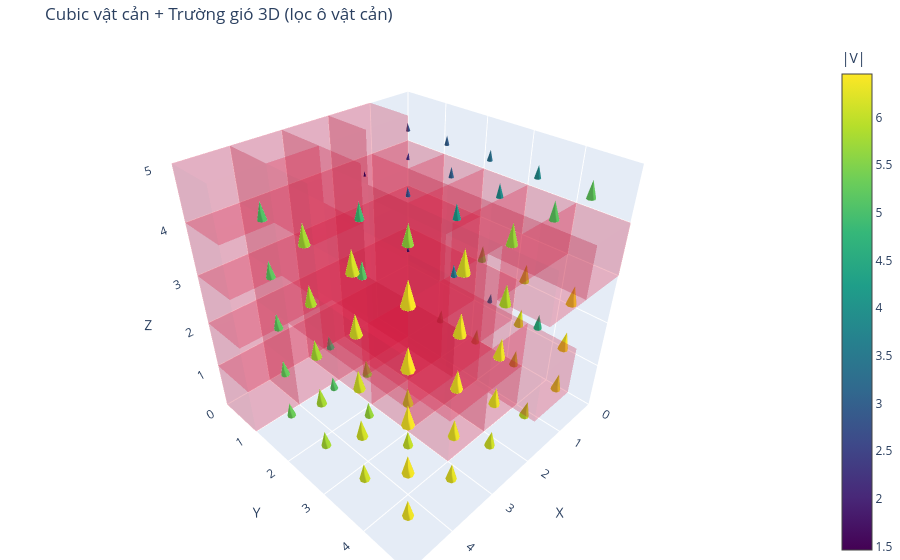

Here is the notebook cell this chart was saved with:
### Code cell
# Draw cubic + 3D wind field for all cells (based on current shape)
nx, ny, nz = grid_5x5x5.shape  # currently (10, 10, 10)

# Build a coordinate grid with the correct shape
X, Y, Z = np.meshgrid(np.arange(nx), np.arange(ny), np.arange(nz), indexing="ij")
x = X.ravel()
y = Y.ravel()
z = Z.ravel()

# Wind vectors
u = wind_5x5x5[..., 0].ravel()
v = wind_5x5x5[..., 1].ravel()
w = wind_5x5x5[..., 2].ravel()

# Filter free cells (not obstacles)
mask = (grid_5x5x5.ravel() <= 0)

# Place cones at cell centers
x_c = x + 0.5
y_c = y + 0.5
z_c = z + 0.5

fig = go.Figure()

# 1) Draw obstacle cubes
occ_idx = np.argwhere(grid_5x5x5 > 0)
for xi, yi, zi in occ_idx:
    add_cube(fig, xi, yi, zi, size=1.0, color="crimson", opacity=0.15)

# 2) Draw wind cones in free cells
fig.add_trace(go.Cone(
    x=x_c[mask], y=y_c[mask], z=z_c[mask],
    u=u[mask], v=v[mask], w=w[mask],
    colorscale="Viridis",
    sizemode="absolute",
    sizeref=2.5,
    anchor="cm",
    colorbar=dict(title="|V|")
))

fig.update_layout(
    title="Obstacle cubes + 3D wind field (obstacles filtered)",
    scene=dict(
        xaxis=dict(title="X", range=[0, nx], dtick=1),
        yaxis=dict(title="Y", range=[0, ny], dtick=1),
        zaxis=dict(title="Z", range=[0, nz], dtick=1),
        aspectmode="cube"
    ),
    margin=dict(l=0, r=0, b=0, t=40)
)

fig.show()

### Figure 1 — Plotly figure (JSON) as saved in the notebook; plotly's stock layout.template omitted (floating-point values rounded to 4 significant figures)
{"data": [{"color": "crimson", "flatshading": true, "i": [0, 0, 4, 4, 0, 0, 1, 1, 2, 2, 3, 3], "j": [1, 2, 5, 6, 1, 5, 2, 6, 3, 7, 0, 4], "k": [2, 3, 6, 7, 5, 4, 6, 5, 7, 6, 4, 7], "opacity": 0.15, "showscale": false, "type": "mesh3d", "x": [0, 1, 1, 0, 0, 1, 1, 0], "y": [0, 0, 1, 1, 0, 0, 1, 1], "z": [1, 1, 1, 1, 2, 2, 2, 2]}, {"color": "crimson", "flatshading": true, "i": [0, 0, 4, 4, 0, 0, 1, 1, 2, 2, 3, 3], "j": [1, 2, 5, 6, 1, 5, 2, 6, 3, 7, 0, 4], "k": [2, 3, 6, 7, 5, 4, 6, 5, 7, 6, 4, 7], "opacity": 0.15, "showscale": false, "type": "mesh3d", "x": [0, 1, 1, 0, 0, 1, 1, 0], "y": [0, 0, 1, 1, 0, 0, 1, 1], "z": [2, 2, 2, 2, 3, 3, 3, 3]}, {"color": "crimson", "flatshading": true, "i": [0, 0, 4, 4, 0, 0, 1, 1, 2, 2, 3, 3], "j": [1, 2, 5, 6, 1, 5, 2, 6, 3, 7, 0, 4], "k": [2, 3, 6, 7, 5, 4, 6, 5, 7, 6, 4, 7], "opacity": 0.15, "showscale": false, "type": "mesh3d", "x": [0, 1, 1, 0, 0, 1, 1, 0], "y": [0, 0, 1, 1, 0, 0, 1, 1], "z": [3, 3, 3, 3, 4, 4, 4, 4]}, {"color": "crimson", "flatshading": true, "i": [0, 0, 4, 4, 0, 0, 1, 1, 2, 2, 3, 3], "j": [1, 2, 5, 6, 1, 5, 2, 6, 3, 7, 0, 4], "k": [2, 3, 6, 7, 5, 4, 6, 5, 7, 6, 4, 7], "opacity": 0.15, "showscale": false, "type": "mesh3d", "x": [0, 1, 1, 0, 0, 1, 1, 0], "y": [1, 1, 2, 2, 1, 1, 2, 2], "z": [1, 1, 1, 1, 2, 2, 2, 2]}, {"color": "crimson", "flatshading": true, "i": [0, 0, 4, 4, 0, 0, 1, 1, 2, 2, 3, 3], "j": [1, 2, 5, 6, 1, 5, 2, 6, 3, 7, 0, 4], "k": [2, 3, 6, 7, 5, 4, 6, 5, 7, 6, 4, 7], "opacity": 0.15, "showscale": false, "type": "mesh3d", "x": [0, 1, 1, 0, 0, 1, 1, 0], "y": [1, 1, 2, 2, 1, 1, 2, 2], "z": [2, 2, 2, 2, 3, 3, 3, 3]}, {"color": "crimson", "flatshading": true, "i": [0, 0, 4, 4, 0, 0, 1, 1, 2, 2, 3, 3], "j": [1, 2, 5, 6, 1, 5, 2, 6, 3, 7, 0, 4], "k": [2, 3, 6, 7, 5, 4, 6, 5, 7, 6, 4, 7], "opacity": 0.15, "showscale": false, "type": "mesh3d", "x": [0, 1, 1, 0, 0, 1, 1, 0], "y": [1, 1, 2, 2, 1, 1, 2, 2], "z": [3, 3, 3, 3, 4, 4, 4, 4]}, {"color": "crimson", "flatshading": true, "i": [0, 0, 4, 4, 0, 0, 1, 1, 2, 2, 3, 3], "j": [1, 2, 5, 6, 1, 5, 2, 6, 3, 7, 0, 4], "k": [2, 3, 6, 7, 5, 4, 6, 5, 7, 6, 4, 7], "opacity": 0.15, "showscale": false, "type": "mesh3d", "x": [0, 1, 1, 0, 0, 1, 1, 0], "y": [2, 2, 3, 3, 2, 2, 3, 3], "z": [1, 1, 1, 1, 2, 2, 2, 2]}, {"color": "crimson", "flatshading": true, "i": [0, 0, 4, 4, 0, 0, 1, 1, 2, 2, 3, 3], "j": [1, 2, 5, 6, 1, 5, 2, 6, 3, 7, 0, 4], "k": [2, 3, 6, 7, 5, 4, 6, 5, 7, 6, 4, 7], "opacity": 0.15, "showscale": false, "type": "mesh3d", "x": [0, 1, 1, 0, 0, 1, 1, 0], "y": [2, 2, 3, 3, 2, 2, 3, 3], "z": [3, 3, 3, 3, 4, 4, 4, 4]}, {"color": "crimson", "flatshading": true, "i": [0, 0, 4, 4, 0, 0, 1, 1, 2, 2, 3, 3], "j": [1, 2, 5, 6, 1, 5, 2, 6, 3, 7, 0, 4], "k": [2, 3, 6, 7, 5, 4, 6, 5, 7, 6, 4, 7], "opacity": 0.15, "showscale": false, "type": "mesh3d", "x": [0, 1, 1, 0, 0, 1, 1, 0], "y": [3, 3, 4, 4, 3, 3, 4, 4], "z": [3, 3, 3, 3, 4, 4, 4, 4]}, {"color": "crimson", "flatshading": true, "i": [0, 0, 4, 4, 0, 0, 1, 1, 2, 2, 3, 3], "j": [1, 2, 5, 6, 1, 5, 2, 6, 3, 7, 0, 4], "k": [2, 3, 6, 7, 5, 4, 6, 5, 7, 6, 4, 7], "opacity": 0.15, "showscale": false, "type": "mesh3d", "x": [0, 1, 1, 0, 0, 1, 1, 0], "y": [4, 4, 5, 5, 4, 4, 5, 5], "z": [3, 3, 3, 3, 4, 4, 4, 4]}, {"color": "crimson", "flatshading": true, "i": [0, 0, 4, 4, 0, 0, 1, 1, 2, 2, 3, 3], "j": [1, 2, 5, 6, 1, 5, 2, 6, 3, 7, 0, 4], "k": [2, 3, 6, 7, 5, 4, 6, 5, 7, 6, 4, 7], "opacity": 0.15, "showscale": false, "type": "mesh3d", "x": [1, 2, 2, 1, 1, 2, 2, 1], "y": [0, 0, 1, 1, 0, 0, 1, 1], "z": [0, 0, 0, 0, 1, 1, 1, 1]}, {"color": "crimson", "flatshading": true, "i": [0, 0, 4, 4, 0, 0, 1, 1, 2, 2, 3, 3], "j": [1, 2, 5, 6, 1, 5, 2, 6, 3, 7, 0, 4], "k": [2, 3, 6, 7, 5, 4, 6, 5, 7, 6, 4, 7], "opacity": 0.15, "showscale": false, "type": "mesh3d", "x": [1, 2, 2, 1, 1, 2, 2, 1], "y": [0, 0, 1, 1, 0, 0, 1, 1], "z": [1, 1, 1, 1, 2, 2, 2, 2]}, {"color": "crimson", "flatshading": true, "i": [0, 0, 4, 4, 0, 0, 1, 1, 2, 2, 3, 3], "j": [1, 2, 5, 6, 1, 5, 2, 6, 3, 7, 0, 4], "k": [2, 3, 6, 7, 5, 4, 6, 5, 7, 6, 4, 7], "opacity": 0.15, "showscale": false, "type": "mesh3d", "x": [1, 2, 2, 1, 1, 2, 2, 1], "y": [0, 0, 1, 1, 0, 0, 1, 1], "z": [2, 2, 2, 2, 3, 3, 3, 3]}, {"color": "crimson", "flatshading": true, "i": [0, 0, 4, 4, 0, 0, 1, 1, 2, 2, 3, 3], "j": [1, 2, 5, 6, 1, 5, 2, 6, 3, 7, 0, 4], "k": [2, 3, 6, 7, 5, 4, 6, 5, 7, 6, 4, 7], "opacity": 0.15, "showscale": false, "type": "mesh3d", "x": [1, 2, 2, 1, 1, 2, 2, 1], "y": [0, 0, 1, 1, 0, 0, 1, 1], "z": [3, 3, 3, 3, 4, 4, 4, 4]}, {"color": "crimson", "flatshading": true, "i": [0, 0, 4, 4, 0, 0, 1, 1, 2, 2, 3, 3], "j": [1, 2, 5, 6, 1, 5, 2, 6, 3, 7, 0, 4], "k": [2, 3, 6, 7, 5, 4, 6, 5, 7, 6, 4, 7], "opacity": 0.15, "showscale": false, "type": "mesh3d", "x": [1, 2, 2, 1, 1, 2, 2, 1], "y": [0, 0, 1, 1, 0, 0, 1, 1], "z": [4, 4, 4, 4, 5, 5, 5, 5]}, {"color": "crimson", "flatshading": true, "i": [0, 0, 4, 4, 0, 0, 1, 1, 2, 2, 3, 3], "j": [1, 2, 5, 6, 1, 5, 2, 6, 3, 7, 0, 4], "k": [2, 3, 6, 7, 5, 4, 6, 5, 7, 6, 4, 7], "opacity": 0.15, "showscale": false, "type": "mesh3d", "x": [1, 2, 2, 1, 1, 2, 2, 1], "y": [1, 1, 2, 2, 1, 1, 2, 2], "z": [0, 0, 0, 0, 1, 1, 1, 1]}, {"color": "crimson", "flatshading": true, "i": [0, 0, 4, 4, 0, 0, 1, 1, 2, 2, 3, 3], "j": [1, 2, 5, 6, 1, 5, 2, 6, 3, 7, 0, 4], "k": [2, 3, 6, 7, 5, 4, 6, 5, 7, 6, 4, 7], "opacity": 0.15, "showscale": false, "type": "mesh3d", "x": [1, 2, 2, 1, 1, 2, 2, 1], "y": [1, 1, 2, 2, 1, 1, 2, 2], "z": [1, 1, 1, 1, 2, 2, 2, 2]}, {"color": "crimson", "flatshading": true, "i": [0, 0, 4, 4, 0, 0, 1, 1, 2, 2, 3, 3], "j": [1, 2, 5, 6, 1, 5, 2, 6, 3, 7, 0, 4], "k": [2, 3, 6, 7, 5, 4, 6, 5, 7, 6, 4, 7], "opacity": 0.15, "showscale": false, "type": "mesh3d", "x": [1, 2, 2, 1, 1, 2, 2, 1], "y": [1, 1, 2, 2, 1, 1, 2, 2], "z": [2, 2, 2, 2, 3, 3, 3, 3]}, {"color": "crimson", "flatshading": true, "i": [0, 0, 4, 4, 0, 0, 1, 1, 2, 2, 3, 3], "j": [1, 2, 5, 6, 1, 5, 2, 6, 3, 7, 0, 4], "k": [2, 3, 6, 7, 5, 4, 6, 5, 7, 6, 4, 7], "opacity": 0.15, "showscale": false, "type": "mesh3d", "x": [1, 2, 2, 1, 1, 2, 2, 1], "y": [1, 1, 2, 2, 1, 1, 2, 2], "z": [3, 3, 3, 3, 4, 4, 4, 4]}, {"color": "crimson", "flatshading": true, "i": [0, 0, 4, 4, 0, 0, 1, 1, 2, 2, 3, 3], "j": [1, 2, 5, 6, 1, 5, 2, 6, 3, 7, 0, 4], "k": [2, 3, 6, 7, 5, 4, 6, 5, 7, 6, 4, 7], "opacity": 0.15, "showscale": false, "type": "mesh3d", "x": [1, 2, 2, 1, 1, 2, 2, 1], "y": [2, 2, 3, 3, 2, 2, 3, 3], "z": [0, 0, 0, 0, 1, 1, 1, 1]}, {"color": "crimson", "flatshading": true, "i": [0, 0, 4, 4, 0, 0, 1, 1, 2, 2, 3, 3], "j": [1, 2, 5, 6, 1, 5, 2, 6, 3, 7, 0, 4], "k": [2, 3, 6, 7, 5, 4, 6, 5, 7, 6, 4, 7], "opacity": 0.15, "showscale": false, "type": "mesh3d", "x": [1, 2, 2, 1, 1, 2, 2, 1], "y": [2, 2, 3, 3, 2, 2, 3, 3], "z": [1, 1, 1, 1, 2, 2, 2, 2]}, {"color": "crimson", "flatshading": true, "i": [0, 0, 4, 4, 0, 0, 1, 1, 2, 2, 3, 3], "j": [1, 2, 5, 6, 1, 5, 2, 6, 3, 7, 0, 4], "k": [2, 3, 6, 7, 5, 4, 6, 5, 7, 6, 4, 7], "opacity": 0.15, "showscale": false, "type": "mesh3d", "x": [1, 2, 2, 1, 1, 2, 2, 1], "y": [2, 2, 3, 3, 2, 2, 3, 3], "z": [2, 2, 2, 2, 3, 3, 3, 3]}, {"color": "crimson", "flatshading": true, "i": [0, 0, 4, 4, 0, 0, 1, 1, 2, 2, 3, 3], "j": [1, 2, 5, 6, 1, 5, 2, 6, 3, 7, 0, 4], "k": [2, 3, 6, 7, 5, 4, 6, 5, 7, 6, 4, 7], "opacity": 0.15, "showscale": false, "type": "mesh3d", "x": [1, 2, 2, 1, 1, 2, 2, 1], "y": [2, 2, 3, 3, 2, 2, 3, 3], "z": [3, 3, 3, 3, 4, 4, 4, 4]}, {"color": "crimson", "flatshading": true, "i": [0, 0, 4, 4, 0, 0, 1, 1, 2, 2, 3, 3], "j": [1, 2, 5, 6, 1, 5, 2, 6, 3, 7, 0, 4], "k": [2, 3, 6, 7, 5, 4, 6, 5, 7, 6, 4, 7], "opacity": 0.15, "showscale": false, "type": "mesh3d", "x": [1, 2, 2, 1, 1, 2, 2, 1], "y": [3, 3, 4, 4, 3, 3, 4, 4], "z": [0, 0, 0, 0, 1, 1, 1, 1]}, {"color": "crimson", "flatshading": true, "i": [0, 0, 4, 4, 0, 0, 1, 1, 2, 2, 3, 3], "j": [1, 2, 5, 6, 1, 5, 2, 6, 3, 7, 0, 4], "k": [2, 3, 6, 7, 5, 4, 6, 5, 7, 6, 4, 7], "opacity": 0.15, "showscale": false, "type": "mesh3d", "x": [1, 2, 2, 1, 1, 2, 2, 1], "y": [3, 3, 4, 4, 3, 3, 4, 4], "z": [1, 1, 1, 1, 2, 2, 2, 2]}, {"color": "crimson", "flatshading": true, "i": [0, 0, 4, 4, 0, 0, 1, 1, 2, 2, 3, 3], "j": [1, 2, 5, 6, 1, 5, 2, 6, 3, 7, 0, 4], "k": [2, 3, 6, 7, 5, 4, 6, 5, 7, 6, 4, 7], "opacity": 0.15, "showscale": false, "type": "mesh3d", "x": [1, 2, 2, 1, 1, 2, 2, 1], "y": [3, 3, 4, 4, 3, 3, 4, 4], "z": [3, 3, 3, 3, 4, 4, 4, 4]}, {"color": "crimson", "flatshading": true, "i": [0, 0, 4, 4, 0, 0, 1, 1, 2, 2, 3, 3], "j": [1, 2, 5, 6, 1, 5, 2, 6, 3, 7, 0, 4], "k": [2, 3, 6, 7, 5, 4, 6, 5, 7, 6, 4, 7], "opacity": 0.15, "showscale": false, "type": "mesh3d", "x": [1, 2, 2, 1, 1, 2, 2, 1], "y": [4, 4, 5, 5, 4, 4, 5, 5], "z": [1, 1, 1, 1, 2, 2, 2, 2]}, {"color": "crimson", "flatshading": true, "i": [0, 0, 4, 4, 0, 0, 1, 1, 2, 2, 3, 3], "j": [1, 2, 5, 6, 1, 5, 2, 6, 3, 7, 0, 4], "k": [2, 3, 6, 7, 5, 4, 6, 5, 7, 6, 4, 7], "opacity": 0.15, "showscale": false, "type": "mesh3d", "x": [1, 2, 2, 1, 1, 2, 2, 1], "y": [4, 4, 5, 5, 4, 4, 5, 5], "z": [3, 3, 3, 3, 4, 4, 4, 4]}, {"color": "crimson", "flatshading": true, "i": [0, 0, 4, 4, 0, 0, 1, 1, 2, 2, 3, 3], "j": [1, 2, 5, 6, 1, 5, 2, 6, 3, 7, 0, 4], "k": [2, 3, 6, 7, 5, 4, 6, 5, 7, 6, 4, 7], "opacity": 0.15, "showscale": false, "type": "mesh3d", "x": [2, 3, 3, 2, 2, 3, 3, 2], "y": [0, 0, 1, 1, 0, 0, 1, 1], "z": [0, 0, 0, 0, 1, 1, 1, 1]}, {"color": "crimson", "flatshading": true, "i": [0, 0, 4, 4, 0, 0, 1, 1, 2, 2, 3, 3], "j": [1, 2, 5, 6, 1, 5, 2, 6, 3, 7, 0, 4], "k": [2, 3, 6, 7, 5, 4, 6, 5, 7, 6, 4, 7], "opacity": 0.15, "showscale": false, "type": "mesh3d", "x": [2, 3, 3, 2, 2, 3, 3, 2], "y": [0, 0, 1, 1, 0, 0, 1, 1], "z": [1, 1, 1, 1, 2, 2, 2, 2]}, {"color": "crimson", "flatshading": true, "i": [0, 0, 4, 4, 0, 0, 1, 1, 2, 2, 3, 3], "j": [1, 2, 5, 6, 1, 5, 2, 6, 3, 7, 0, 4], "k": [2, 3, 6, 7, 5, 4, 6, 5, 7, 6, 4, 7], "opacity": 0.15, "showscale": false, "type": "mesh3d", "x": [2, 3, 3, 2, 2, 3, 3, 2], "y": [0, 0, 1, 1, 0, 0, 1, 1], "z": [2, 2, 2, 2, 3, 3, 3, 3]}, {"color": "crimson", "flatshading": true, "i": [0, 0, 4, 4, 0, 0, 1, 1, 2, 2, 3, 3], "j": [1, 2, 5, 6, 1, 5, 2, 6, 3, 7, 0, 4], "k": [2, 3, 6, 7, 5, 4, 6, 5, 7, 6, 4, 7], "opacity": 0.15, "showscale": false, "type": "mesh3d", "x": [2, 3, 3, 2, 2, 3, 3, 2], "y": [0, 0, 1, 1, 0, 0, 1, 1], "z": [3, 3, 3, 3, 4, 4, 4, 4]}, {"color": "crimson", "flatshading": true, "i": [0, 0, 4, 4, 0, 0, 1, 1, 2, 2, 3, 3], "j": [1, 2, 5, 6, 1, 5, 2, 6, 3, 7, 0, 4], "k": [2, 3, 6, 7, 5, 4, 6, 5, 7, 6, 4, 7], "opacity": 0.15, "showscale": false, "type": "mesh3d", "x": [2, 3, 3, 2, 2, 3, 3, 2], "y": [0, 0, 1, 1, 0, 0, 1, 1], "z": [4, 4, 4, 4, 5, 5, 5, 5]}, {"color": "crimson", "flatshading": true, "i": [0, 0, 4, 4, 0, 0, 1, 1, 2, 2, 3, 3], "j": [1, 2, 5, 6, 1, 5, 2, 6, 3, 7, 0, 4], "k": [2, 3, 6, 7, 5, 4, 6, 5, 7, 6, 4, 7], "opacity": 0.15, "showscale": false, "type": "mesh3d", "x": [2, 3, 3, 2, 2, 3, 3, 2], "y": [1, 1, 2, 2, 1, 1, 2, 2], "z": [0, 0, 0, 0, 1, 1, 1, 1]}, {"color": "crimson", "flatshading": true, "i": [0, 0, 4, 4, 0, 0, 1, 1, 2, 2, 3, 3], "j": [1, 2, 5, 6, 1, 5, 2, 6, 3, 7, 0, 4], "k": [2, 3, 6, 7, 5, 4, 6, 5, 7, 6, 4, 7], "opacity": 0.15, "showscale": false, "type": "mesh3d", "x": [2, 3, 3, 2, 2, 3, 3, 2], "y": [1, 1, 2, 2, 1, 1, 2, 2], "z": [1, 1, 1, 1, 2, 2, 2, 2]}, {"color": "crimson", "flatshading": true, "i": [0, 0, 4, 4, 0, 0, 1, 1, 2, 2, 3, 3], "j": [1, 2, 5, 6, 1, 5, 2, 6, 3, 7, 0, 4], "k": [2, 3, 6, 7, 5, 4, 6, 5, 7, 6, 4, 7], "opacity": 0.15, "showscale": false, "type": "mesh3d", "x": [2, 3, 3, 2, 2, 3, 3, 2], "y": [1, 1, 2, 2, 1, 1, 2, 2], "z": [2, 2, 2, 2, 3, 3, 3, 3]}, {"color": "crimson", "flatshading": true, "i": [0, 0, 4, 4, 0, 0, 1, 1, 2, 2, 3, 3], "j": [1, 2, 5, 6, 1, 5, 2, 6, 3, 7, 0, 4], "k": [2, 3, 6, 7, 5, 4, 6, 5, 7, 6, 4, 7], "opacity": 0.15, "showscale": false, "type": "mesh3d", "x": [2, 3, 3, 2, 2, 3, 3, 2], "y": [1, 1, 2, 2, 1, 1, 2, 2], "z": [3, 3, 3, 3, 4, 4, 4, 4]}, {"color": "crimson", "flatshading": true, "i": [0, 0, 4, 4, 0, 0, 1, 1, 2, 2, 3, 3], "j": [1, 2, 5, 6, 1, 5, 2, 6, 3, 7, 0, 4], "k": [2, 3, 6, 7, 5, 4, 6, 5, 7, 6, 4, 7], "opacity": 0.15, "showscale": false, "type": "mesh3d", "x": [2, 3, 3, 2, 2, 3, 3, 2], "y": [2, 2, 3, 3, 2, 2, 3, 3], "z": [0, 0, 0, 0, 1, 1, 1, 1]}, {"color": "crimson", "flatshading": true, "i": [0, 0, 4, 4, 0, 0, 1, 1, 2, 2, 3, 3], "j": [1, 2, 5, 6, 1, 5, 2, 6, 3, 7, 0, 4], "k": [2, 3, 6, 7, 5, 4, 6, 5, 7, 6, 4, 7], "opacity": 0.15, "showscale": false, "type": "mesh3d", "x": [2, 3, 3, 2, 2, 3, 3, 2], "y": [2, 2, 3, 3, 2, 2, 3, 3], "z": [1, 1, 1, 1, 2, 2, 2, 2]}, {"color": "crimson", "flatshading": true, "i": [0, 0, 4, 4, 0, 0, 1, 1, 2, 2, 3, 3], "j": [1, 2, 5, 6, 1, 5, 2, 6, 3, 7, 0, 4], "k": [2, 3, 6, 7, 5, 4, 6, 5, 7, 6, 4, 7], "opacity": 0.15, "showscale": false, "type": "mesh3d", "x": [2, 3, 3, 2, 2, 3, 3, 2], "y": [2, 2, 3, 3, 2, 2, 3, 3], "z": [2, 2, 2, 2, 3, 3, 3, 3]}, {"color": "crimson", "flatshading": true, "i": [0, 0, 4, 4, 0, 0, 1, 1, 2, 2, 3, 3], "j": [1, 2, 5, 6, 1, 5, 2, 6, 3, 7, 0, 4], "k": [2, 3, 6, 7, 5, 4, 6, 5, 7, 6, 4, 7], "opacity": 0.15, "showscale": false, "type": "mesh3d", "x": [2, 3, 3, 2, 2, 3, 3, 2], "y": [3, 3, 4, 4, 3, 3, 4, 4], "z": [0, 0, 0, 0, 1, 1, 1, 1]}, {"color": "crimson", "flatshading": true, "i": [0, 0, 4, 4, 0, 0, 1, 1, 2, 2, 3, 3], "j": [1, 2, 5, 6, 1, 5, 2, 6, 3, 7, 0, 4], "k": [2, 3, 6, 7, 5, 4, 6, 5, 7, 6, 4, 7], "opacity": 0.15, "showscale": false, "type": "mesh3d", "x": [2, 3, 3, 2, 2, 3, 3, 2], "y": [3, 3, 4, 4, 3, 3, 4, 4], "z": [1, 1, 1, 1, 2, 2, 2, 2]}, {"color": "crimson", "flatshading": true, "i": [0, 0, 4, 4, 0, 0, 1, 1, 2, 2, 3, 3], "j": [1, 2, 5, 6, 1, 5, 2, 6, 3, 7, 0, 4], "k": [2, 3, 6, 7, 5, 4, 6, 5, 7, 6, 4, 7], "opacity": 0.15, "showscale": false, "type": "mesh3d", "x": [2, 3, 3, 2, 2, 3, 3, 2], "y": [3, 3, 4, 4, 3, 3, 4, 4], "z": [2, 2, 2, 2, 3, 3, 3, 3]}, {"color": "crimson", "flatshading": true, "i": [0, 0, 4, 4, 0, 0, 1, 1, 2, 2, 3, 3], "j": [1, 2, 5, 6, 1, 5, 2, 6, 3, 7, 0, 4], "k": [2, 3, 6, 7, 5, 4, 6, 5, 7, 6, 4, 7], "opacity": 0.15, "showscale": false, "type": "mesh3d", "x": [3, 4, 4, 3, 3, 4, 4, 3], "y": [0, 0, 1, 1, 0, 0, 1, 1], "z": [0, 0, 0, 0, 1, 1, 1, 1]}, {"color": "crimson", "flatshading": true, "i": [0, 0, 4, 4, 0, 0, 1, 1, 2, 2, 3, 3], "j": [1, 2, 5, 6, 1, 5, 2, 6, 3, 7, 0, 4], "k": [2, 3, 6, 7, 5, 4, 6, 5, 7, 6, 4, 7], "opacity": 0.15, "showscale": false, "type": "mesh3d", "x": [3, 4, 4, 3, 3, 4, 4, 3], "y": [0, 0, 1, 1, 0, 0, 1, 1], "z": [1, 1, 1, 1, 2, 2, 2, 2]}, {"color": "crimson", "flatshading": true, "i": [0, 0, 4, 4, 0, 0, 1, 1, 2, 2, 3, 3], "j": [1, 2, 5, 6, 1, 5, 2, 6, 3, 7, 0, 4], "k": [2, 3, 6, 7, 5, 4, 6, 5, 7, 6, 4, 7], "opacity": 0.15, "showscale": false, "type": "mesh3d", "x": [3, 4, 4, 3, 3, 4, 4, 3], "y": [0, 0, 1, 1, 0, 0, 1, 1], "z": [2, 2, 2, 2, 3, 3, 3, 3]}, {"color": "crimson", "flatshading": true, "i": [0, 0, 4, 4, 0, 0, 1, 1, 2, 2, 3, 3], "j": [1, 2, 5, 6, 1, 5, 2, 6, 3, 7, 0, 4], "k": [2, 3, 6, 7, 5, 4, 6, 5, 7, 6, 4, 7], "opacity": 0.15, "showscale": false, "type": "mesh3d", "x": [3, 4, 4, 3, 3, 4, 4, 3], "y": [0, 0, 1, 1, 0, 0, 1, 1], "z": [3, 3, 3, 3, 4, 4, 4, 4]}, {"color": "crimson", "flatshading": true, "i": [0, 0, 4, 4, 0, 0, 1, 1, 2, 2, 3, 3], "j": [1, 2, 5, 6, 1, 5, 2, 6, 3, 7, 0, 4], "k": [2, 3, 6, 7, 5, 4, 6, 5, 7, 6, 4, 7], "opacity": 0.15, "showscale": false, "type": "mesh3d", "x": [3, 4, 4, 3, 3, 4, 4, 3], "y": [0, 0, 1, 1, 0, 0, 1, 1], "z": [4, 4, 4, 4, 5, 5, 5, 5]}, {"color": "crimson", "flatshading": true, "i": [0, 0, 4, 4, 0, 0, 1, 1, 2, 2, 3, 3], "j": [1, 2, 5, 6, 1, 5, 2, 6, 3, 7, 0, 4], "k": [2, 3, 6, 7, 5, 4, 6, 5, 7, 6, 4, 7], "opacity": 0.15, "showscale": false, "type": "mesh3d", "x": [3, 4, 4, 3, 3, 4, 4, 3], "y": [1, 1, 2, 2, 1, 1, 2, 2], "z": [2, 2, 2, 2, 3, 3, 3, 3]}, {"color": "crimson", "flatshading": true, "i": [0, 0, 4, 4, 0, 0, 1, 1, 2, 2, 3, 3], "j": [1, 2, 5, 6, 1, 5, 2, 6, 3, 7, 0, 4], "k": [2, 3, 6, 7, 5, 4, 6, 5, 7, 6, 4, 7], "opacity": 0.15, "showscale": false, "type": "mesh3d", "x": [3, 4, 4, 3, 3, 4, 4, 3], "y": [1, 1, 2, 2, 1, 1, 2, 2], "z": [3, 3, 3, 3, 4, 4, 4, 4]}, {"color": "crimson", "flatshading": true, "i": [0, 0, 4, 4, 0, 0, 1, 1, 2, 2, 3, 3], "j": [1, 2, 5, 6, 1, 5, 2, 6, 3, 7, 0, 4], "k": [2, 3, 6, 7, 5, 4, 6, 5, 7, 6, 4, 7], "opacity": 0.15, "showscale": false, "type": "mesh3d", "x": [3, 4, 4, 3, 3, 4, 4, 3], "y": [1, 1, 2, 2, 1, 1, 2, 2], "z": [4, 4, 4, 4, 5, 5, 5, 5]}, {"color": "crimson", "flatshading": true, "i": [0, 0, 4, 4, 0, 0, 1, 1, 2, 2, 3, 3], "j": [1, 2, 5, 6, 1, 5, 2, 6, 3, 7, 0, 4], "k": [2, 3, 6, 7, 5, 4, 6, 5, 7, 6, 4, 7], "opacity": 0.15, "showscale": false, "type": "mesh3d", "x": [3, 4, 4, 3, 3, 4, 4, 3], "y": [2, 2, 3, 3, 2, 2, 3, 3], "z": [2, 2, 2, 2, 3, 3, 3, 3]}, {"color": "crimson", "flatshading": true, "i": [0, 0, 4, 4, 0, 0, 1, 1, 2, 2, 3, 3], "j": [1, 2, 5, 6, 1, 5, 2, 6, 3, 7, 0, 4], "k": [2, 3, 6, 7, 5, 4, 6, 5, 7, 6, 4, 7], "opacity": 0.15, "showscale": false, "type": "mesh3d", "x": [3, 4, 4, 3, 3, 4, 4, 3], "y": [3, 3, 4, 4, 3, 3, 4, 4], "z": [2, 2, 2, 2, 3, 3, 3, 3]}, {"color": "crimson", "flatshading": true, "i": [0, 0, 4, 4, 0, 0, 1, 1, 2, 2, 3, 3], "j": [1, 2, 5, 6, 1, 5, 2, 6, 3, 7, 0, 4], "k": [2, 3, 6, 7, 5, 4, 6, 5, 7, 6, 4, 7], "opacity": 0.15, "showscale": false, "type": "mesh3d", "x": [4, 5, 5, 4, 4, 5, 5, 4], "y": [0, 0, 1, 1, 0, 0, 1, 1], "z": [0, 0, 0, 0, 1, 1, 1, 1]}, {"color": "crimson", "flatshading": true, "i": [0, 0, 4, 4, 0, 0, 1, 1, 2, 2, 3, 3], "j": [1, 2, 5, 6, 1, 5, 2, 6, 3, 7, 0, 4], "k": [2, 3, 6, 7, 5, 4, 6, 5, 7, 6, 4, 7], "opacity": 0.15, "showscale": false, "type": "mesh3d", "x": [4, 5, 5, 4, 4, 5, 5, 4], "y": [0, 0, 1, 1, 0, 0, 1, 1], "z": [1, 1, 1, 1, 2, 2, 2, 2]}, {"color": "crimson", "flatshading": true, "i": [0, 0, 4, 4, 0, 0, 1, 1, 2, 2, 3, 3], "j": [1, 2, 5, 6, 1, 5, 2, 6, 3, 7, 0, 4], "k": [2, 3, 6, 7, 5, 4, 6, 5, 7, 6, 4, 7], "opacity": 0.15, "showscale": false, "type": "mesh3d", "x": [4, 5, 5, 4, 4, 5, 5, 4], "y": [0, 0, 1, 1, 0, 0, 1, 1], "z": [2, 2, 2, 2, 3, 3, 3, 3]}, {"color": "crimson", "flatshading": true, "i": [0, 0, 4, 4, 0, 0, 1, 1, 2, 2, 3, 3], "j": [1, 2, 5, 6, 1, 5, 2, 6, 3, 7, 0, 4], "k": [2, 3, 6, 7, 5, 4, 6, 5, 7, 6, 4, 7], "opacity": 0.15, "showscale": false, "type": "mesh3d", "x": [4, 5, 5, 4, 4, 5, 5, 4], "y": [0, 0, 1, 1, 0, 0, 1, 1], "z": [3, 3, 3, 3, 4, 4, 4, 4]}, {"color": "crimson", "flatshading": true, "i": [0, 0, 4, 4, 0, 0, 1, 1, 2, 2, 3, 3], "j": [1, 2, 5, 6, 1, 5, 2, 6, 3, 7, 0, 4], "k": [2, 3, 6, 7, 5, 4, 6, 5, 7, 6, 4, 7], "opacity": 0.15, "showscale": false, "type": "mesh3d", "x": [4, 5, 5, 4, 4, 5, 5, 4], "y": [0, 0, 1, 1, 0, 0, 1, 1], "z": [4, 4, 4, 4, 5, 5, 5, 5]}, {"anchor": "cm", "colorbar": {"title": {"text": "|V|"}}, "colorscale": [[0, "#440154"], [0.1111, "#482878"], [0.2222, "#3e4989"], [0.3333, "#31688e"], [0.4444, "#26828e"], [0.5556, "#1f9e89"], [0.6667, "#35b779"], [0.7778, "#6ece58"], [0.8889, "#b5de2b"], [1, "#fde725"]], "sizemode": "absolute", "sizeref": 2.5, "type": "cone", "u": [-1.001, 0.2738, -0.4111, 0.06695, -0.3501, -0.091, 0.022, -0.302, -0.3859, -0.1609, 0.094, -0.2558, -0.3079, -0.1356, 0.196, -0.5237, -0.2514, -0.05225, -0.07438, -0.1769, 0.1521, 0.079, 0.008707, 0.2027, -0.03555, -0.01176, -0.09533, 0.2284, 0.2319, -0.1392, -0.1131, -0.123, 0.4182, 0.4213, 0.3657, 0.3696, 0.01856, -0.08488, 0.3033, 0.308, -0.06477, -0.1442, 0.2504, 0.2572, 0.1876, -0.07479, -0.1548, 0.3012, 0.2294, 0.2411, 0.1479, -0.01996, 0.2422, 0.2046, 0.1964, 0.1103, -0.02102, 0.2062, 0.1858, 0.1637, 0.08054, -0.02586, 0.1794, 0.1678, 0.1386, 0.06041, -0.02665], "v": [0.05201, -0.008207, 0.1812, 0.02991, 0.2148, -0.04046, 0.1023, 0.2339, 0.2614, 0.09075, 0.03458, 0.2417, 0.2727, 0.1641, -0.1301, -0.1519, -0.2574, 0.2046, -0.3599, 0.5491, 0.03639, -0.384, -0.1228, 0.05308, -0.2039, -0.2274, -0.2947, 0.4911, 0.4848, 0.2415, -0.1928, -0.2777, 0.2003, 0.01288, 0.2311, 0.1046, 0.2244, -0.0008612, 0.2386, 0.1682, 0.1689, -0.003766, 0.2324, 0.1967, 0.2679, 0.1044, -0.02665, 0.08842, -0.01128, 0.08461, 0.06948, -0.1014, 0.09843, 0.03535, 0.1002, 0.08159, -0.04375, 0.104, 0.0644, 0.103, 0.0816, -0.01222, 0.1078, 0.08341, 0.1036, 0.07768, 0.003949], "w": [2.551, 2.721, 4.966, 2.98, 5.559, 5.393, 3.332, 5.925, 6.135, 6.056, 3.868, 6.205, 6.381, 6.356, 5.218, 2.002, 2.983, 2.963, 3.876, 5.967, 4.601, 5.168, 1.457, 1.638, 2.685, 3.474, 4.181, 6.095, 6.328, 6.348, 5.936, 5.694, 5.092, 4.81, 5.67, 5.606, 5.13, 4.906, 6.015, 6.046, 5.696, 5.66, 6.275, 6.332, 6.409, 6.374, 6.25, 5.302, 5.272, 5.195, 5.202, 5.083, 5.787, 5.797, 5.81, 5.873, 5.793, 6.103, 6.127, 6.152, 6.217, 6.168, 6.344, 6.376, 6.407, 6.456, 6.418], "x": [0.5, 0.5, 0.5, 0.5, 0.5, 0.5, 0.5, 0.5, 0.5, 0.5, 0.5, 0.5, 0.5, 0.5, 0.5, 1.5, 1.5, 1.5, 1.5, 1.5, 1.5, 1.5, 2.5, 2.5, 2.5, 2.5, 2.5, 2.5, 2.5, 2.5, 2.5, 2.5, 3.5, 3.5, 3.5, 3.5, 3.5, 3.5, 3.5, 3.5, 3.5, 3.5, 3.5, 3.5, 3.5, 3.5, 3.5, 4.5, 4.5, 4.5, 4.5, 4.5, 4.5, 4.5, 4.5, 4.5, 4.5, 4.5, 4.5, 4.5, 4.5, 4.5, 4.5, 4.5, 4.5, 4.5, 4.5], "y": [0.5, 0.5, 1.5, 1.5, 2.5, 2.5, 2.5, 3.5, 3.5, 3.5, 3.5, 4.5, 4.5, 4.5, 4.5, 1.5, 2.5, 3.5, 3.5, 4.5, 4.5, 4.5, 1.5, 2.5, 2.5, 3.5, 3.5, 4.5, 4.5, 4.5, 4.5, 4.5, 1.5, 1.5, 2.5, 2.5, 2.5, 2.5, 3.5, 3.5, 3.5, 3.5, 4.5, 4.5, 4.5, 4.5, 4.5, 1.5, 1.5, 1.5, 1.5, 1.5, 2.5, 2.5, 2.5, 2.5, 2.5, 3.5, 3.5, 3.5, 3.5, 3.5, 4.5, 4.5, 4.5, 4.5, 4.5], "z": [0.5, 4.5, 0.5, 4.5, 0.5, 2.5, 4.5, 0.5, 1.5, 2.5, 4.5, 0.5, 1.5, 2.5, 4.5, 4.5, 4.5, 2.5, 4.5, 0.5, 2.5, 4.5, 4.5, 3.5, 4.5, 3.5, 4.5, 0.5, 1.5, 2.5, 3.5, 4.5, 0.5, 1.5, 0.5, 1.5, 3.5, 4.5, 0.5, 1.5, 3.5, 4.5, 0.5, 1.5, 2.5, 3.5, 4.5, 0.5, 1.5, 2.5, 3.5, 4.5, 0.5, 1.5, 2.5, 3.5, 4.5, 0.5, 1.5, 2.5, 3.5, 4.5, 0.5, 1.5, 2.5, 3.5, 4.5]}], "layout": {"margin": {"b": 0, "l": 0, "r": 0, "t": 40}, "scene": {"aspectmode": "cube", "xaxis": {"dtick": 1, "range": [0, 5], "title": {"text": "X"}}, "yaxis": {"dtick": 1, "range": [0, 5], "title": {"text": "Y"}}, "zaxis": {"dtick": 1, "range": [0, 5], "title": {"text": "Z"}}}, "title": {"text": "Cubic vật cản + Trường gió 3D (lọc ô vật cản)"}}}
